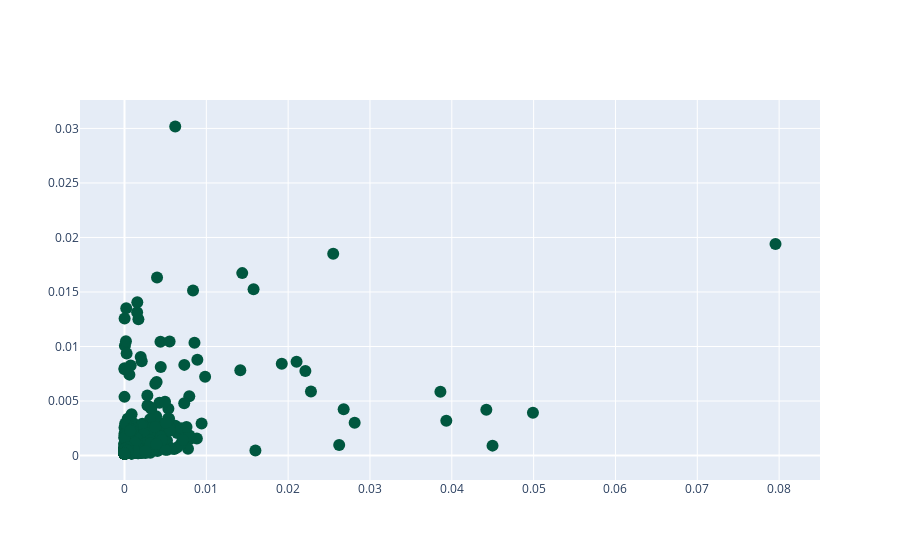

Source (notebook cell):
### Code cell
plot_actor_analysis_plotly(df_list[0])

### Figure 1 — Plotly figure (JSON) as saved in the notebook; plotly's stock layout.template omitted (floating-point values rounded to 4 significant figures; data arrays with more than 128 entries replaced by an {"elided": "..."} marker saying what was removed)
{"data": [{"marker": {"color": "#00573f", "size": 12}, "mode": "markers", "text": {"elided": "165 str values"}, "type": "scatter", "x": {"elided": "1059 float values"}, "y": {"elided": "1059 float values"}}], "layout": {"autosize": true, "xaxis": {"autorange": true, "range": [-0.0052, 0.08476], "type": "linear"}, "yaxis": {"autorange": true, "range": [-0.002574, 0.03294], "type": "linear"}}}
